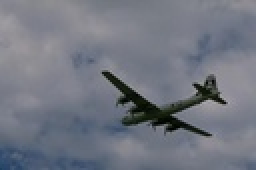
%> input picture Homework 4/Problem 1/EECE5644_2019Fall_Homework4Questions_3096_colorPlane.jpg, 128 x 85 px, shrunk from 481 x 321 before the run (shown 2 times larger); its folder holds 2 pictures in this run
$ octave Main.m   (GNU Octave 9; MATLAB toolbox functions it lacks are replaced by stand-ins)
%> lines starting %> are read from the running program, lines starting %| are printed output that depends on the picture; in (x1, y1, x2, y2) boxes, pixels count from 0 and x2, y2 are one past the last pixel; in counts of white or black regions, pixels touching at a corner belong together; the program's own positions count from 1
### Homework 4/Problem 1/kMeanCluster.m
function mask = kMeanCluster(Image,K)
iteration = 10;
% K-means clustering
Image = im2double(Image);

featureVector_5 = getFeatureVector(Image);

featureVector = featureVector_5(:,3:5);
center = featureVector( ceil(rand(K,1)*size(featureVector,1)) ,:);
disLabel = zeros(size(featureVector,1),K+2);

for n = 1:iteration
   for i = 1:size(featureVector,1)
      for j = 1:K
        disLabel(i,j) = norm(featureVector(i,:) - center(j,:));
      end
      [Distance, CN] = min(disLabel(i,1:K));               % 1:K are Distance from Cluster Centers 1:K
      disLabel(i,K+1) = CN;                                % K+1 is Cluster Label
      disLabel(i,K+2) = Distance;                          % K+2 is Minimum Distance
   end
   for i = 1:K
      A = (disLabel(:,K+1) == i);                          % Cluster K Points
      center(i,:) = mean(featureVector(A,:));                      % New Cluster Centers
      if sum(isnan(center(:))) ~= 0                    % If CENTS(i,:) Is Nan Then Replace It With Random Point
         NC = find(isnan(center(:,1)) == 1);           % Find Nan Centers
         for Ind = 1:size(NC,1)
         center(NC(Ind),:) = reatureVector(randi(size(featureVector,1)),:);
         end
      end
   end
end
X = zeros(size(featureVector));
for i = 1:K
idx = find(disLabel(:,K+1) == i);
X(idx,:) = repmat(center(i,:),size(idx,1),1);
end
T = reshape(X,size(Image,1),size(Image,2),3);
Trans = zeros(size(Image,1),size(Image,2),3);

Trans = T;
mask = Trans;

% [4 lines of commented-out code are left out]

### Homework 4/Problem 1/getFeatureVector.m
function featureVector = getFeatureVector(Image)
% clear all; close all;
% Image = imread('EECE5644_2019Fall_Homework4Questions_42049_colorBird.jpg');
Image = im2double(Image);
feature = reshape(Image,size(Image,1)*size(Image,2),3);
[ver,hor,page] = size(Image);
[pixels,colorDim] = size(feature);
featureVector = zeros(pixels,colorDim+2);

for i = 1:pixels
    featureVector(i,3) = feature(i,1);
    featureVector(i,4) = feature(i,2);
    featureVector(i,5) = feature(i,3);

    featureVector(i,1) = mod(i,size(Image,1));
    featureVector(i,2) = fix(i/size(Image,1))+1;

    if featureVector(i,1)==0
        featureVector(i,1) = ver;
        featureVector(i,2) = featureVector(i,2)-1;
    end

    featureVector(i,1) = (featureVector(i,1)-1)/ver;
    featureVector(i,2) = (featureVector(i,2)-1)/hor;
end

### Homework 4/Problem 1/kGaussian_color_EM.m
function [maskOut]=kGaussian_color_EM(imageFile,k)

img = double(imageFile);
[M,N,P] = size(img);
n = M*N;
imgR = img(:,:,1);
imgG = img(:,:,2);
imgB = img(:,:,3);
[cy,cx] = ind2sub([M,N],1:n);
%normalize each vector; delete it if normalization is not needed; weights

imgR = imgR/255;
imgG = imgG/255;
imgB = imgB/255;
cy = cy/M;
cx = cx/N;
% %% Gaussian filter
%% assign vectors into the matrix raw
raw = zeros(n,3);
raw(:,1) = imgR(:);
raw(:,2) = imgG(:);
raw(:,3) = imgB(:);

%% get assignment matrix p, which is also memebership probability here; u
%% is vector of the estimated means of Gaussian function, v is the vector ot the estimated SD
[p,u,v] = em(raw,k);
imgRe = zeros(n,3);
kColor = jet(k);
kColor = u(:,1:3);
imgRe = p*kColor;
maskOut = zeros(M,N,3);
for ii=1:3
    maskOut(:,:,ii)=reshape(imgRe(:,ii),[M,N]);
end
% figure; imshow((maskOut))
% title('based on k Gaussian by EM algorithm on color space')
 function [p,u,v]=em(raw,k)

[n,dim] = size(raw);
u = raw(randi([1,n],k,1),:);
%u=[0,0;40,40;-40,-40];
%% initialize standard diviation v, v has k raws, one column.
v = zeros(k,1);
for ii=1:k
    raw_tmp = raw(ii:k:end,1);
    v(ii,:) = std(raw_tmp);
end
%v=.5*[4,4,4]';
%% initialize weight w
w = ones(k,1)/k;
%% initialize membership probability matrix (assignment matrix) p, which is p(k|x)
p = zeros(n,k);
%% do interation to get best r
u0 = u*0;
v0 = 0*v;
w0 = w*0;
energy = sum(sum((u-u0).^2))+sum(sum((v-v0).^2))+(sum((w-w0).^2));
iteration = 1;
x_u = zeros(size(raw));
while energy>10^(-6)
    %% calculate membership probability, which is also assignment matrix
    for jj = 1:k
        for ss = 1:dim
            x_u(:,ss) = raw(:,ss)-u(jj,ss)*ones(n,1);
        end
        x_u = x_u.*x_u;
        p(:,jj) = power(sqrt(2*pi)*v(jj),-1*dim)*exp((-1/2)*sum(x_u,2)./(v(jj).^2));
        p(:,jj) = p(:,jj)*w(jj);

    end
    %% normalize p on the x dimention
    pSum = sum(p,2);
    for jj = 1:k
        p(:,jj) = p(:,jj)./pSum;
    end

    %% normlaize p on the y dimention, yielding pNorm
    pSum2 = sum(p,1);
    pNorm = p*0;
    for jj = 1:k
        pNorm(:,jj) = p(:,jj)/pSum2(jj);
    end

    %% save current u, v, and w as u0, v0 and w0
    u0 = u;v0 = v;w0 = w;

    %%update u
    u = (pNorm.')*raw;

    %% update v
    for jj = 1:k
        for ss = 1:dim
            x_u(:,ss) = raw(:,ss)-u(jj,ss)*ones(n,1);
        end
        x_u = x_u.*x_u;
        x_uSum = sum(x_u,2);
        v(jj) = sqrt(1/dim*(pNorm(:,jj).')*x_uSum);
    end
    %% update w
    w = (sum(p)/n).';

        iteration = iteration+1;
    energy = sum(sum((u-u0).^2))+sum(sum((v-v0).^2))+(sum((w-w0).^2));


end

### Homework 4/Problem 1/Main.m
clear all; close all;

image_folder = '/Users/arsen/Documents/GitHub/EECE5644_Machine-Learning/Homework 4/Problem 1';
file_names = dir(fullfile(image_folder,'*.jpg'));
total_images = numel(file_names);

imagePlane = imread(fullfile(image_folder,file_names(1).name));
%> imagePlane is the input picture: size 85x128x3 uint8; mean R, G, B 114, 118.3, 129.3
imageBird = imread(fullfile(image_folder,file_names(2).name));
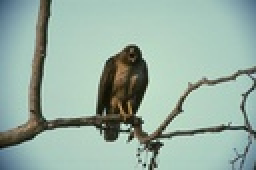
%> input picture Homework 4/Problem 1/EECE5644_2019Fall_Homework4Questions_42049_colorBird.jpg, 128 x 85 px, shrunk from 481 x 321 before the run (shown 2 times larger)
%> imageBird is the input picture: size 85x128x3 uint8; mean R, G, B 151.1, 175.1, 163.3
Image = imagePlane;

for i = 1:4
%> this loop made 4 passes; what is shown inside it comes from the first
K = i+1;

maskKMean = kMeanCluster(Image,K);
%> after the loop in kMeanCluster, `for n = 1:iteration`: center = [0.152 0.188 0.19; 0.47 0.485 0.532]
%> in kMeanCluster, `T = reshape(X,size(Image,1),size(Image,2),3);`:
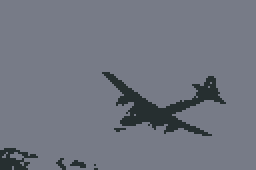
%> T: size 85x128x3 double (shown 2 times larger); mean R, G, B 0.447, 0.464, 0.507; mean of the top-left, top-right, bottom-left and bottom-right quarters 0.492, 0.493, 0.469, 0.437
maskGMM = kGaussian_color_EM(Image,K);
%> in kGaussian_color_EM, `imgR = img(:,:,1);`:
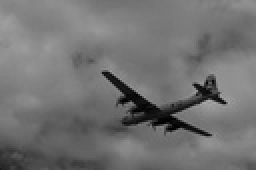
%> imgR: size 85x128 double (shown 2 times larger); min 0, max 169, mean 114
%> in kGaussian_color_EM, `imgB = img(:,:,3);`:
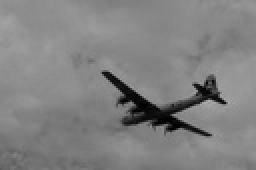
%> imgB: size 85x128 double (shown 2 times larger); min 0, max 171, mean 129.3
%> after the loop in em, `for ii=1:k`: v = [0.107; 0.107]
%> in em, `u0 = u*0;`: u0 = [0 0 0; 0 0 0]
%> in em, `v0 = 0*v;`: v0 = [0; 0]
%> in em, `energy = sum(sum((u-u0).^2))+sum(sum((v-v0).^2))+(sum((w-w0).^2));`: energy = 2.06
%> the loop in em, `while energy>10^(-6)` made 17 passes
%> (pSum2, u0, v0, w0, u, w, energy) on passes 1 to 4: ([6131.2 4748.8], [0.439 0.463 0.518; 0.525 0.525 0.557], [0.107; 0.107], [0.5; 0.5], [0.409 0.432 0.477; 0.496 0.505 0.547], [0.564; 0.436], 0.0169), ([3490.2 7389.8], [0.409 0.432 0.477; 0.496 0.505 0.547], [0.119; 0.0457], [0.564; 0.436], [0.346 0.378 0.425; 0.495 0.504 0.546], [0.321; 0.679], 0.128), ([2925.5 7954.5], [0.346 0.378 0.425; 0.495 0.504 0.546], [0.134; 0.0346], [0.321; 0.679], [0.321 0.358 0.404; 0.493 0.503 0.545], [0.269; 0.731], 0.00686), ([2718.6 8161.4], [0.321 0.358 0.404; 0.493 0.503 0.545], [0.135; 0.0347], [0.269; 0.731], [0.312 0.349 0.395; 0.492 0.502 0.544], [0.25; 0.75], 0.000977)
%> (pSum2, u0, v0, u, w, energy) on pass 17: ([2195.5 8684.5], [0.285 0.325 0.369; 0.488 0.499 0.542], [0.136; 0.039], [0.284 0.324 0.369; 0.488 0.499 0.542], [0.202; 0.798], 9.99e-07)
%> after the loop in em, `while energy>10^(-6)`: v = [0.136; 0.039]
%> in kGaussian_color_EM, `[p,u,v] = em(raw,k);`: u = [0.284 0.324 0.369; 0.488 0.499 0.542]; v = [0.136; 0.039]
%> in kGaussian_color_EM, `kColor = u(:,1:3);`: kColor = [0.284 0.324 0.369; 0.488 0.499 0.542]
%> after the loop in kGaussian_color_EM, `for ii=1:3`:
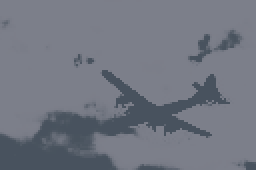
%> maskOut: size 85x128x3 double (shown 2 times larger); mean R, G, B 0.447, 0.464, 0.507; mean of the top-left, top-right, bottom-left and bottom-right quarters 0.505, 0.499, 0.423, 0.466
maskKMean = rgb2gray(maskKMean);
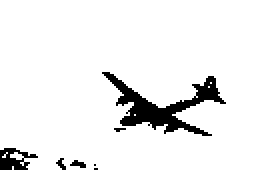
%> maskKMean: size 85x128 double (shown 2 times larger); values 0.178 (black) and 0.486 (white), 92.8% white; 7 black regions (5 under 20 px), largest, box (x1, y1, x2, y2) and area: (51, 36, 113, 68) 615, (0, 74, 19, 85) 119
maskGMM = rgb2gray(maskGMM);

figure(1),
subplot(4,3,3*i-2); imshow(Image); title('original');
subplot(4,3,3*i-1); imshow(maskKMean); title("K mean segmentation with " + K + " Means");
subplot(4,3,3*i); imshow(maskGMM); title("GMM segamentation with " + K + " Gaussian");
disp('number of segments ='); disp(K), hold on,
end
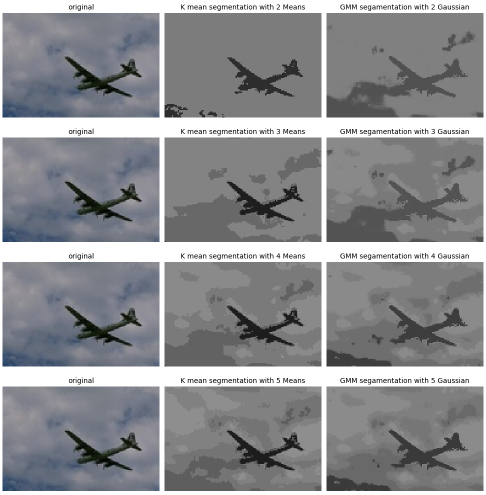
%> figure redrawn from the program's plot data, 12 panels
